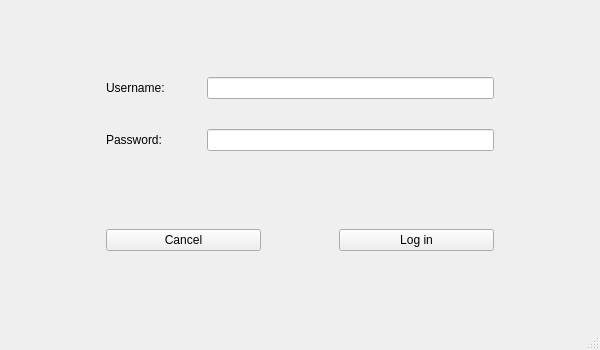
<?xml version="1.0" encoding="UTF-8"?>
<ui version="4.0">
 <class>WindowOpen</class>
 <widget class="QMainWindow" name="WindowOpen">
  <property name="geometry">
   <rect>
    <x>0</x>
    <y>0</y>
    <width>600</width>
    <height>350</height>
   </rect>
  </property>
  <property name="windowTitle">
   <string>Passer - Log into existing account...</string>
  </property>
  <widget class="QWidget" name="centralwidget">
   <layout class="QGridLayout" name="gridLayout" columnstretch="10,10,30,10">
    <property name="leftMargin">
     <number>10</number>
    </property>
    <property name="topMargin">
     <number>30</number>
    </property>
    <property name="rightMargin">
     <number>10</number>
    </property>
    <property name="bottomMargin">
     <number>30</number>
    </property>
    <property name="verticalSpacing">
     <number>30</number>
    </property>
    <item row="2" column="2">
     <widget class="QLineEdit" name="lePassword">
      <property name="echoMode">
       <enum>QLineEdit::Password</enum>
      </property>
     </widget>
    </item>
    <item row="1" column="2">
     <widget class="QLineEdit" name="leUsername"/>
    </item>
    <item row="4" column="3">
     <spacer name="horizontalSpacer">
      <property name="orientation">
       <enum>Qt::Horizontal</enum>
      </property>
      <property name="sizeHint" stdset="0">
       <size>
        <width>40</width>
        <height>20</height>
       </size>
      </property>
     </spacer>
    </item>
    <item row="1" column="1">
     <widget class="QLabel" name="labelUsername">
      <property name="text">
       <string>Username:</string>
      </property>
     </widget>
    </item>
    <item row="5" column="1">
     <spacer name="verticalSpacer_2">
      <property name="orientation">
       <enum>Qt::Vertical</enum>
      </property>
      <property name="sizeHint" stdset="0">
       <size>
        <width>20</width>
        <height>40</height>
       </size>
      </property>
     </spacer>
    </item>
    <item row="4" column="1" colspan="2">
     <layout class="QHBoxLayout" name="horizontalLayout" stretch="30,15,30">
      <item>
       <widget class="QPushButton" name="pbCancel">
        <property name="cursor">
         <cursorShape>PointingHandCursor</cursorShape>
        </property>
        <property name="text">
         <string>Cancel</string>
        </property>
       </widget>
      </item>
      <item>
       <spacer name="horizontalSpacer_3">
        <property name="orientation">
         <enum>Qt::Horizontal</enum>
        </property>
        <property name="sizeHint" stdset="0">
         <size>
          <width>40</width>
          <height>20</height>
         </size>
        </property>
       </spacer>
      </item>
      <item>
       <widget class="QPushButton" name="pbLogin">
        <property name="cursor">
         <cursorShape>PointingHandCursor</cursorShape>
        </property>
        <property name="text">
         <string>Log in</string>
        </property>
       </widget>
      </item>
     </layout>
    </item>
    <item row="2" column="1">
     <widget class="QLabel" name="labelPassword">
      <property name="text">
       <string>Password:</string>
      </property>
     </widget>
    </item>
    <item row="4" column="0">
     <spacer name="horizontalSpacer_2">
      <property name="orientation">
       <enum>Qt::Horizontal</enum>
      </property>
      <property name="sizeHint" stdset="0">
       <size>
        <width>40</width>
        <height>20</height>
       </size>
      </property>
     </spacer>
    </item>
    <item row="0" column="1">
     <spacer name="verticalSpacer">
      <property name="orientation">
       <enum>Qt::Vertical</enum>
      </property>
      <property name="sizeHint" stdset="0">
       <size>
        <width>20</width>
        <height>40</height>
       </size>
      </property>
     </spacer>
    </item>
    <item row="3" column="1">
     <spacer name="verticalSpacer_3">
      <property name="orientation">
       <enum>Qt::Vertical</enum>
      </property>
      <property name="sizeHint" stdset="0">
       <size>
        <width>20</width>
        <height>40</height>
       </size>
      </property>
     </spacer>
    </item>
   </layout>
  </widget>
  <widget class="QMenuBar" name="menubar">
   <property name="geometry">
    <rect>
     <x>0</x>
     <y>0</y>
     <width>600</width>
     <height>21</height>
    </rect>
   </property>
  </widget>
  <widget class="QStatusBar" name="statusbar"/>
 </widget>
 <tabstops>
  <tabstop>leUsername</tabstop>
  <tabstop>lePassword</tabstop>
  <tabstop>pbLogin</tabstop>
  <tabstop>pbCancel</tabstop>
 </tabstops>
 <resources/>
 <connections/>
</ui>
